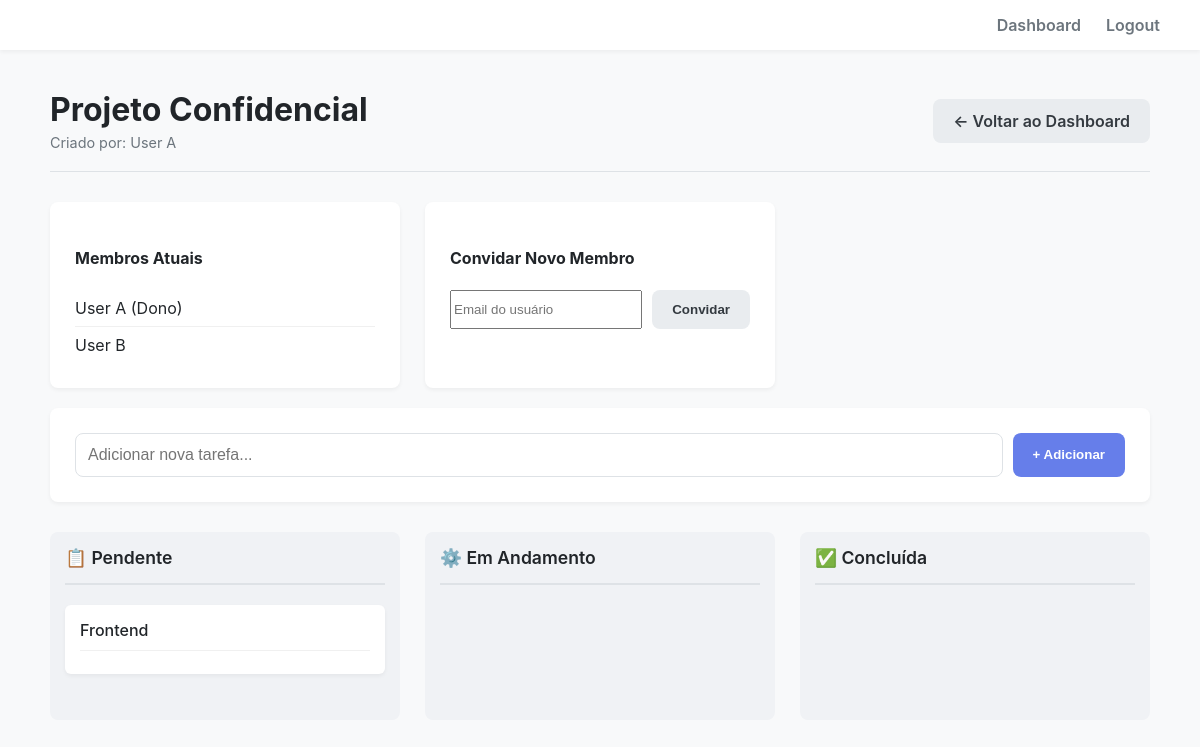
The page /board/1 (signed in) on the database as committed earlier.
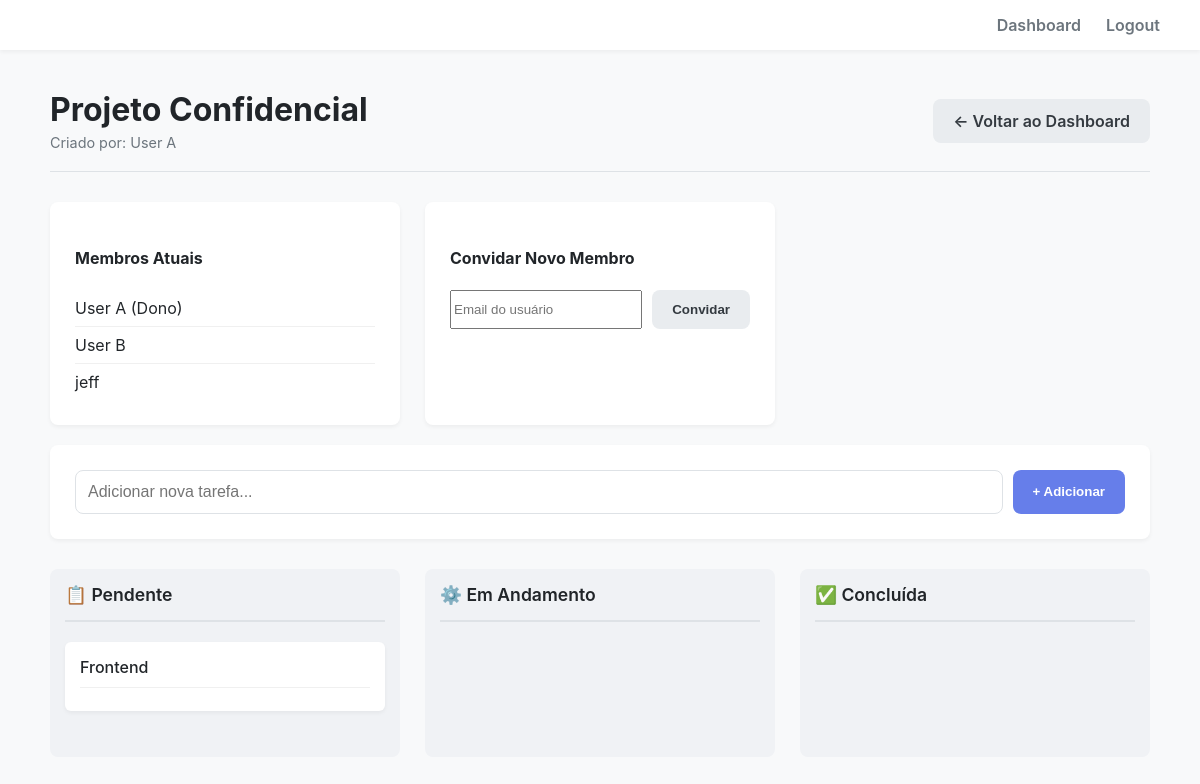
The same page on the database as committed later.
### project/models.py (models this page shows)
class Board(db.Model):
    id = db.Column(db.Integer, primary_key=True)
    name = db.Column(db.String(100), nullable=False)
    created_at = db.Column(db.DateTime, default=datetime.utcnow)
    user_id = db.Column(db.Integer, db.ForeignKey('user.id'), nullable=False)
    tasks = db.relationship('Task', backref='board', lazy=True, cascade="all, delete-orphan")

class User(UserMixin, db.Model):
    id = db.Column(db.Integer, primary_key=True)
    email = db.Column(db.String(100), unique=True, nullable=False)
    username = db.Column(db.String(100), unique=True, nullable=False)
    password = db.Column(db.String(200), nullable=False)
    owned_boards = db.relationship('Board', backref='owner', lazy=True, foreign_keys='Board.user_id')
    boards = db.relationship('Board', secondary=board_members, lazy='subquery', backref=db.backref('members', lazy=True))
    assigned_tasks = db.relationship('Task', backref='assignee', lazy=True, foreign_keys='Task.assignee_id')

class Task(db.Model):
    id = db.Column(db.Integer, primary_key=True)
    title = db.Column(db.String(100), nullable=False)
    description = db.Column(db.Text, nullable=True)
    status = db.Column(db.String(20), default='pending')
    created_at = db.Column(db.DateTime, default=datetime.utcnow)
    board_id = db.Column(db.Integer, db.ForeignKey('board.id'), nullable=False)
    assignee_id = db.Column(db.Integer, db.ForeignKey('user.id'), nullable=True)

### project/main.py (the view)
@main.route('/board/<int:board_id>')
@login_required
def view_board(board_id):
    board = Board.query.get_or_404(board_id)
    if current_user not in board.members:
        abort(403)
    tasks = {
        'pending': [task for task in board.tasks if task.status == 'pending'],
        'inprogress': [task for task in board.tasks if task.status == 'inprogress'],
        'completed': [task for task in board.tasks if task.status == 'completed']
    }
    return render_template('main/board.html', board=board, tasks=tasks)

### project/templates/main/board.html (shortened to what this page needs)
{% extends "base.html" %}
{% block body_attributes %}data-board-id="{{ board.id }}"{% endblock %}
{% block content %}
<div class="page-header">
    <div class="header-content">
        <h1 id="main-board-title">{{ board.name }}</h1>
        <p class="board-owner">Criado por: {{ board.owner.username }}</p>
    </div>
    <div class="header-actions">
        <a href="{{ url_for('main.dashboard') }}" class="btn">&larr; Voltar ao Dashboard</a>
    </div>
</div>
<div class="members-section">
    <div class="card members-list">
        <h4>Membros Atuais</h4>
        <ul>
            {% for member in board.members %}
                <li>{{ member.username }} {% if member.id == board.user_id %}(Dono){% endif %}</li>
            {% endfor %}
        </ul>
    </div>
    {% if current_user.id == board.user_id %}
    <div class="card invite-member-card">
        <h4>Convidar Novo Membro</h4>
        <form method="POST" action="{{ url_for('main.add_member', board_id=board.id) }}">
            <div class="form-group">
                <input type="email" name="email" placeholder="Email do usuário" required>
                <button type="submit" class="btn">Convidar</button>
            </div>
        </form>
    </div>
    {% endif %}
</div>
<div class="card add-task-card">
    <form class="add-task-form" method="POST" action="{{ url_for('main.add_task', board_id=board.id) }}">
        <input type="text" name="task_title" placeholder="Adicionar nova tarefa..." required>
        <button type="submit" class="btn btn-primary">+ Adicionar</button>
    </form>
</div>
<div class="kanban-board-container">
    {% for status in ['pending', 'inprogress', 'completed'] %}
    <div class="kanban-column">
        <h2 class="column-title">
            {% if status == 'pending' %}📋 Pendente{% elif status == 'inprogress' %}⚙️ Em Andamento{% else %}✅ Concluída{% endif %}
        </h2>
        <div class="task-list" id="{{ status }}-list" data-status="{{ status }}">
            {% for task in tasks[status] %}
                <div class="task-card" data-task-id="{{ task.id }}">
                    <div class="task-card-title">{{ task.title }}</div>
                    <div class="task-card-assignee" id="assignee-for-task-{{ task.id }}">
                    </div>
                </div>
            {% endfor %}
        </div>
    </div>
    {% endfor %}
</div>
{% endblock %}

### project/templates/base.html (shortened to what this page needs)
<!DOCTYPE html>
<html lang="pt-BR">
<head>
    <link rel="stylesheet" href="{{ url_for('static', filename='style.css') }}">
</head>
<body class="{% block body_class %}{% endblock %}" {% block body_attributes %}{% endblock %}>
    <nav>
        {% if current_user.is_authenticated %}
            <a href="{{ url_for('main.dashboard') }}">Dashboard</a>
            <a href="{{ url_for('auth.logout') }}">Logout</a>
        {% else %}
            <a href="{{ url_for('auth.login') }}">Login</a>
            <a href="{{ url_for('auth.signup') }}">Cadastro</a>
        {% endif %}
    </nav>
    <div class="content">
        {% block content %}{% endblock %}
    </div>
</body>
</html>

### project/static/style.css (style rules this page uses)
:root { --color-primary: #667eea; --color-primary-dark: #764ba2; --color-success: #28a745; --color-danger: #dc3545; --color-background: #f8f9fa; --color-surface: #ffffff; --color-text: #212529; --color-text-muted: #6c757d; --color-border: #dee2e6; --color-column-bg: #f0f2f5; --shadow-sm: 0 2px 4px rgba(0,0,0,0.05); --shadow-md: 0 4px 8px rgba(0,0,0,0.1); --border-radius: 8px; }
body { font-family: -apple-system, BlinkMacSystemFont, 'Segoe UI', Roboto, Oxygen, Ubuntu, Cantarell, 'Open Sans', 'Helvetica Neue', sans-serif; background-color: var(--color-background); color: var(--color-text); margin: 0; }
nav { background-color: var(--color-surface); padding: 15px 40px; box-shadow: var(--shadow-sm); display: flex; justify-content: flex-end; align-items: center; gap: 25px; }
nav a { text-decoration: none; color: var(--color-text-muted); font-weight: 600; transition: color 0.2s; }
.content { max-width: 1100px; margin: 40px auto; padding: 0 20px; }
.page-header { display: flex; justify-content: space-between; align-items: center; padding-bottom: 20px; border-bottom: 1px solid var(--color-border); margin-bottom: 30px; }
.page-header h1 { margin: 0; }
.page-header p { margin: 5px 0 0; color: var(--color-text-muted); }
.btn { padding: 12px 20px; border: none; border-radius: var(--border-radius); font-weight: 600; cursor: pointer; text-decoration: none; display: inline-block; background-color: #e9ecef; color: #343a40; transition: all 0.2s; }
.btn-primary { background-color: var(--color-primary); color: white; }
.card { background-color: var(--color-surface); padding: 25px; border-radius: var(--border-radius); box-shadow: var(--shadow-sm); margin-bottom: 20px; }
.board-owner { color: #555; font-size: 0.9em; margin-left: 15px; }
.add-task-form { display: flex; gap: 10px; }
.add-task-form input { flex-grow: 1; padding: 12px; font-size: 1em; border-radius: var(--border-radius); border: 1px solid var(--color-border); }
.kanban-board-container { display: grid; grid-template-columns: repeat(3, 1fr); gap: 25px; margin-top: 30px; }
.kanban-column { background-color: var(--color-column-bg); padding: 15px; border-radius: var(--border-radius); }
.column-title { font-size: 1.1em; font-weight: 600; margin: 0 0 20px 0; padding-bottom: 15px; border-bottom: 2px solid var(--color-border); display: flex; align-items: center; gap: 8px; }
.task-list { min-height: 100px; }
.task-card { background-color: var(--color-surface); padding: 15px; border-radius: 6px; box-shadow: var(--shadow-sm); margin-bottom: 10px; cursor: pointer; transition: box-shadow 0.2s; }
.members-section { display: grid; grid-template-columns: repeat(auto-fill, minmax(300px, 1fr)); gap: 25px; }
.members-list ul { list-style-type: none; padding: 0; margin: 0; }
.members-list li { padding: 8px 0; border-bottom: 1px solid #f0f0f0; }
.members-list li:last-child { border-bottom: none; }
.invite-member-card .form-group { display: flex; gap: 10px; }
.invite-member-card input { flex-grow: 1; }
.invite-member-card .btn { padding: 12px 20px; }
.task-card-title { font-weight: 500; }
.task-card-assignee { font-size: 0.8em; color: var(--color-text-muted); margin-top: 10px; padding-top: 8px; border-top: 1px solid #f0f0f0; }

Rows that differ between the two databases and show on the page:
added User: username "jeff"
